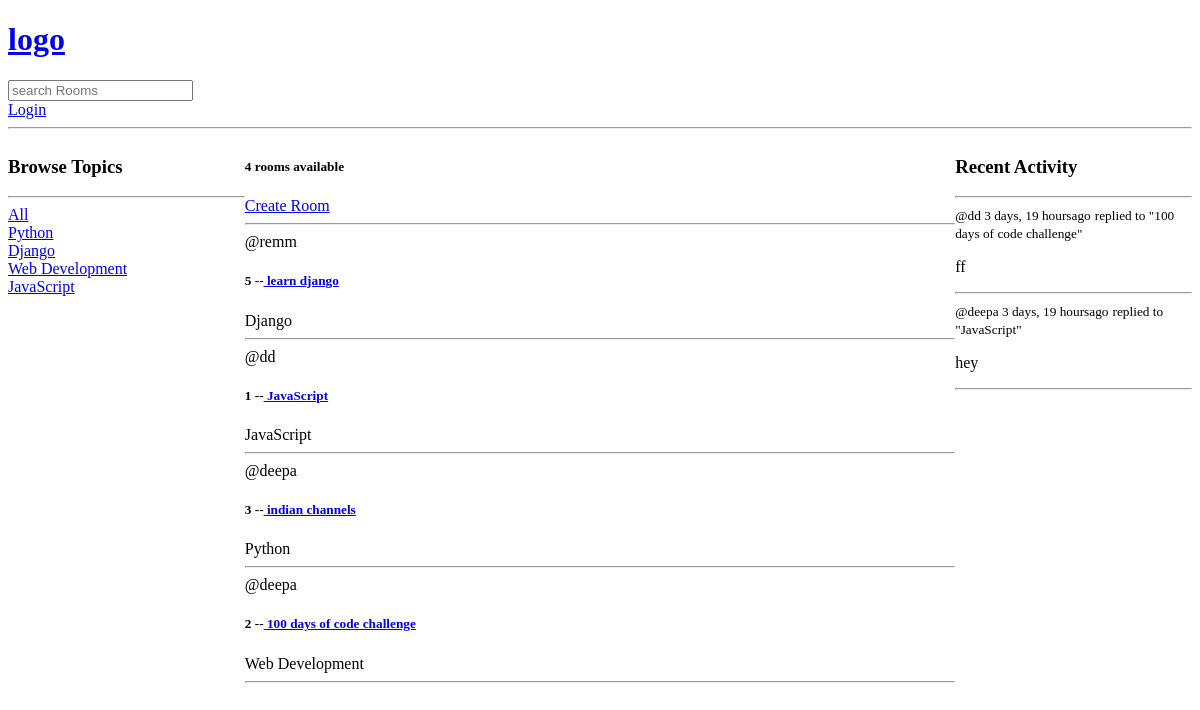
Before: / with the older database file.
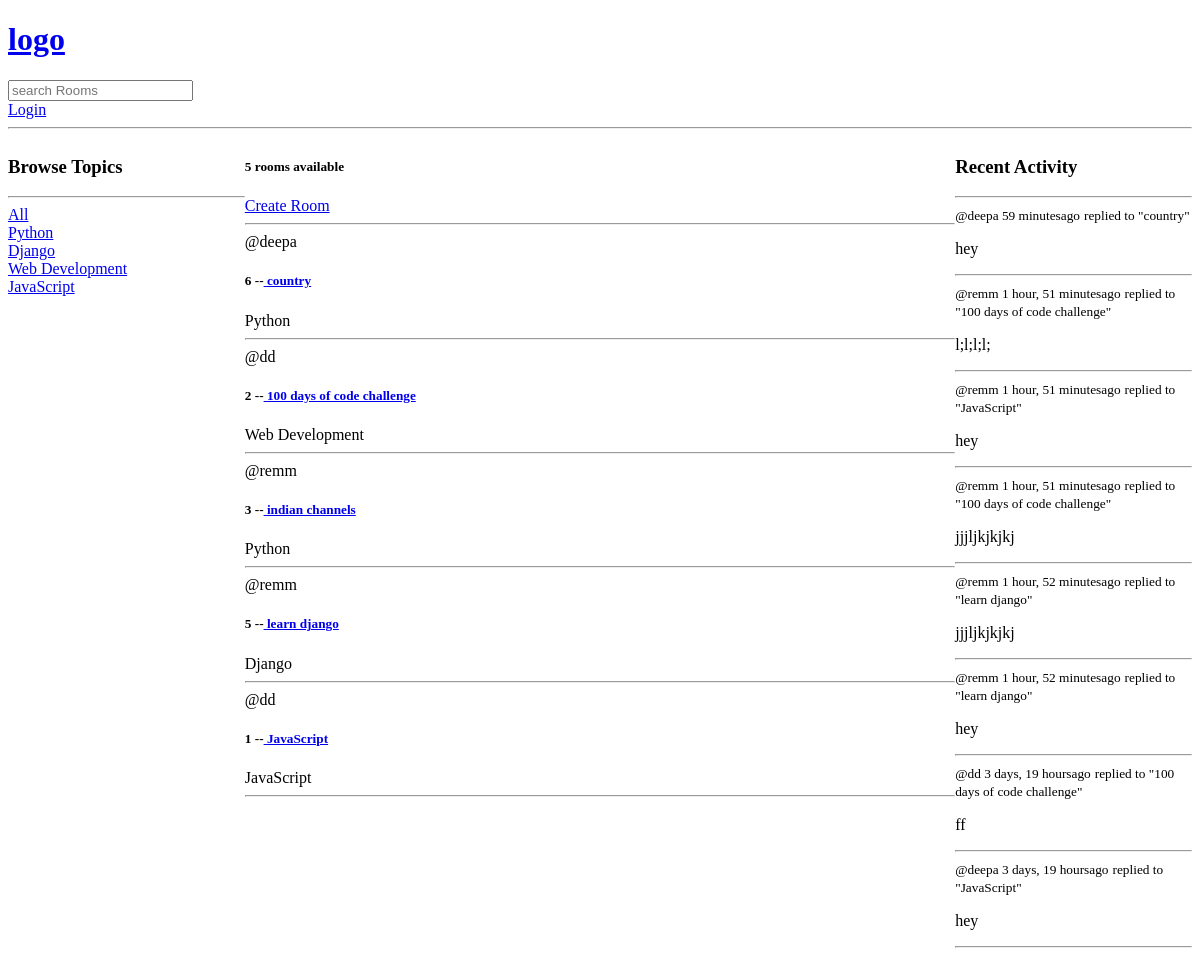
After: the same page with the newer database file.
### base/models.py (models this page shows, shortened)
class Topic(models.Model):
    name=models.CharField(max_length=200)

class Room(models.Model):
    host=models.ForeignKey(User, on_delete=models.SET_NULL, null=True)
    topic=models.ForeignKey(Topic, on_delete=models.SET_NULL, null=True)
    name = models.CharField(max_length=200)
    description = models.TextField(null=True,blank=True)#null is allowed
    participants = models.ManyToManyField(User,related_name='participants',blank=True)
    updated = models.DateTimeField(auto_now=True)
    created = models.DateTimeField(auto_now_add=True)#initial time stamp
    class Meta:
        ordering = ['-updated','-created']
    def __str__(self):
        return self.name

class Message(models.Model):
    user = models.ForeignKey(User, on_delete=models.CASCADE)
    room = models.ForeignKey(Room, on_delete=models.CASCADE)
    body = models.TextField()
    updated = models.DateTimeField(auto_now=True)
    created = models.DateTimeField(auto_now_add=True)#initial time stamp
    class Meta:
        ordering = ['-updated','-created']
    def __str__(self):
        return self.body[0:50]

### base/views.py (the view)
# urls.py: path('',views.home,name="home"),
def home(request):
    q= request.GET.get('q') if request.GET.get('q')!=None else''
    rooms= Room.objects.filter(
        Q(topic__name__icontains=q) |
        Q(name__icontains=q)  |
        Q(description__icontains=q)
        )
    topic=Topic.objects.all()
    room_count = rooms.count()
    room_messages=Message.objects.all()
    context={'rooms':rooms,'topics':topic,'room_count':room_count,
    'room_messages':room_messages}
    return render(request,'base/home.html',context)

### base/templates/base/home.html (shortened to what this page needs)
{% extends 'main.html' %}
{% block content %}
<div class="home-container">
    <div>
        <h3>Browse Topics</h3>
        <hr>
        <div>
            <a href="{% url 'home' %}">All</a>
          </div>
        {% for topic in topics %}
            <div>
              <a href="{% url 'home' %}?q={{topic.name}}">  {{topic.name}}</a>
            </div>
        {% endfor %}
    </div>
    <div>
        <h5>{{room_count}} rooms available </h5>
        <a href="{% url 'create-room' %}">Create Room</a>
        <hr>
         <div>
             {% for room in rooms %}
             <div>
                 <span>@{{room.host.username}}</span>
                 <h5>{{room.id}} --<a href="{% url 'room' room.id %}"> {{room.name}}</a></h5>
                 <span>{{room.topic.name}}</span>
             </div>
             <hr>
             {% endfor %}
         </div>
     </div>
     <div>
      <h3>Recent Activity</h3>
      <hr>
      {% for message in room_messages %}
      <div>
        <small>@{{message.user}} {{message.created|timesince}}ago</small>
        <small >replied to "{{ message.room}}"</small>
        <p>{{message}}</p>
        <hr>
      </div>
      {% endfor %}
     </div>
    </div>
{% endblock content %}

### templates/main.html (shortened to what this page needs)
<!DOCTYPE html>
<html>
    <head>
    </head>
    <body>
        {% include 'navbar.html' %}
   {% block content %}
    {% endblock %}
    </body>
</html>

### templates/navbar.html
<a href="/">
    <h1>logo</h1>
</a>
<form method="GET" action="{% url 'home' %}">
    <input type="text" name="q" placeholder="search Rooms"/>
</form>
{% if request.user.is_authenticated %}
    <p>Hello {{request.user}},</p>
    <a href="{% url 'logout' %}">Logout</a>
{% else %}
    <a href="{% url 'login' %}">Login</a>
{% endif %}
<hr>

### base/templates/base/home.html (style rules this page uses)
.home-container { display: grid; grid-template-columns: 1fr 3fr 1fr; }

Changed rows visible on the page:
added Room: host.username "deepa", id "6", name "country", topic.name "Python"
changed Room "100 days of code challenge": host.username "deepa" → "dd"; moves up the list
changed Room "indian channels": host.username "deepa" → "remm"; moves up the list
added Message: user "deepa", created "59 minutes", room "country", body "hey"
added Message: user "remm", created "1 hour, 51 minutes", room "100 days of code challenge", body "l;l;l;l;"
added Message: user "remm", created "1 hour, 51 minutes", room "JavaScript", body "hey"
added Message: user "remm", created "1 hour, 51 minutes", room "100 days of code challenge", body "jjjljkjkjkj"
added Message: user "remm", created "1 hour, 52 minutes", room "learn django", body "jjjljkjkjkj"
added Message: user "remm", created "1 hour, 52 minutes", room "learn django", body "hey"
Other visible differences:
{{ room_count }}: "4" → "5"
